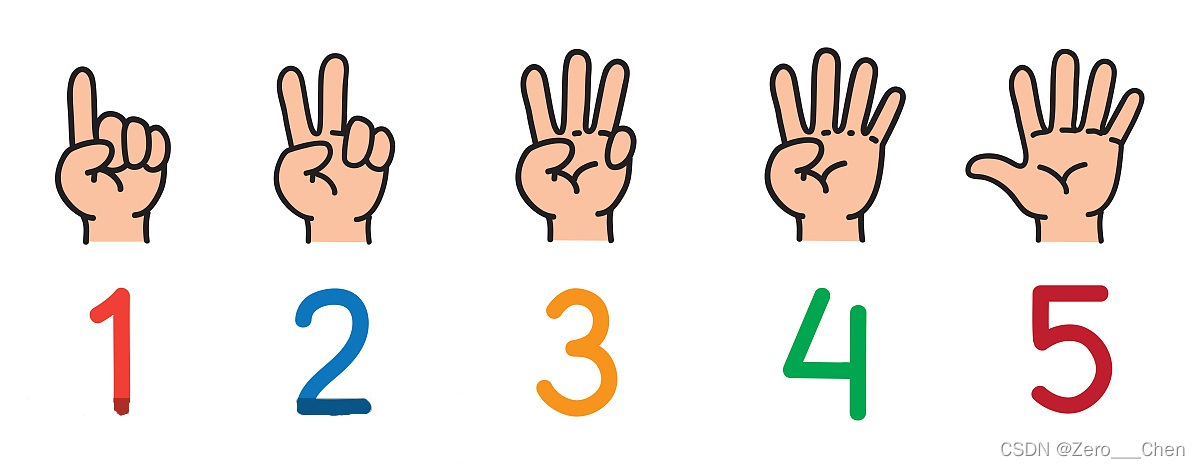
//> input picture opencv/imgs/hand.jpg, 1200 x 468 px
$ ./hu_moment_match   (built with g++ and OpenCV 4)
//> lines starting //> are read from the running program, lines starting //| are printed output that depends on the picture; after the words box and inside, x2 and y2 are one past the last pixel; in counts of white or black regions, pixels touching at a corner belong together
#include <iostream>
#include <opencv2/opencv.hpp>

using namespace std;

vector<vector<cv::Point>> findContour(cv::Mat image)
{
    cv::Mat gray;
    cv::cvtColor(image, gray, cv::COLOR_BGR2GRAY);

    cv::Mat thresh;
    cv::threshold(gray, thresh, 0, 255, cv::THRESH_BINARY_INV|cv::THRESH_OTSU);

    vector<vector<cv::Point>> contours;
    cv::findContours(thresh, contours, cv::RETR_EXTERNAL, cv::CHAIN_APPROX_NONE);
    vector<vector<cv::Point>> effectConts;
    for (int i = 0; i < contours.size(); i++)
    {
        double area = cv::contourArea(contours[i]);

        if (area > 1000)
        {
            effectConts.push_back(contours[i]);
        }
    }
    return effectConts;
}

int main()
{
    string src_file = "../imgs/hand.jpg";
    string test_file = "../imgs/hand_test.jpg";
    string dst_file = "../imgs/hand_result.jpg";

    cv::Mat src = cv::imread(src_file);
//> src is the input picture: 468 rows x 1200 cols, CV_8UC3; mean B, G, R 228.7, 232.8, 239.2
    cv::Mat test = cv::imread(test_file);
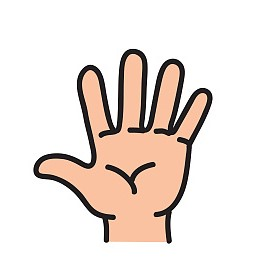
//> input picture opencv/imgs/hand_test.jpg, 268 x 260 px
//> test is the input picture: 260 rows x 268 cols, CV_8UC3; mean B, G, R 219.2, 225.2, 235.7

    if (src.empty() || test.empty())
    {
        cout << "No image!" << endl;
        return 0;
    }

    vector<vector<cv::Point>> src_contours;
    vector<vector<cv::Point>> test_contours;

    src_contours = findContour(src);
//> in findContour, `cv::cvtColor(image, gray, cv::COLOR_BGR2GRAY);`:
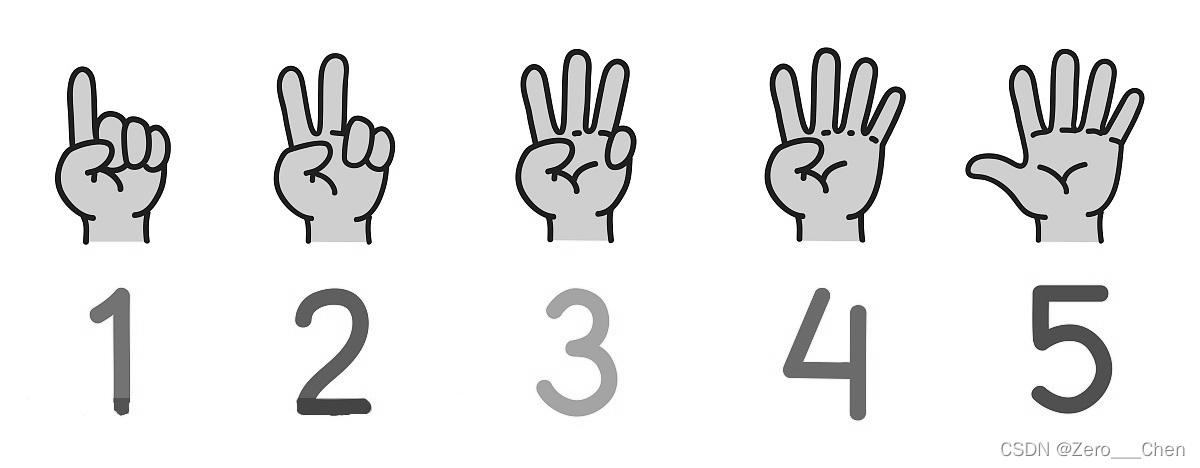
//> gray: 468 rows x 1200 cols, CV_8UC1; min 0, max 255, mean 234.3
//> in findContour, `cv::threshold(gray, thresh, 0, 255, cv::THRESH_BINARY_INV|cv::THRESH_O..`:
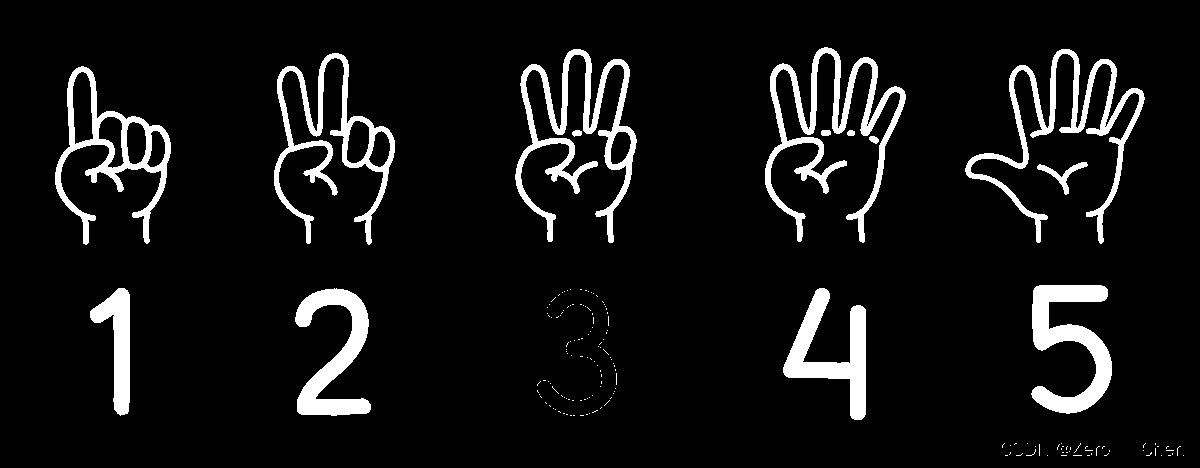
//> thresh: 468 rows x 1200 cols, CV_8UC1; 7.6% white; 165 white regions (151 under 20 px)
//> in findContour, `cv::findContours(thresh, contours, cv::RETR_EXTERNAL, cv::CHAIN_APPROX..`: contours = 165 contours, 151 with area under 20; largest, box (x1, y1, x2, y2) and area: (55, 66, 171, 245) 6900, (515, 49, 637, 243) 5354, (274, 53, 395, 245) 5222, (765, 47, 906, 243) 5006, (1031, 285, 1112, 414) 4506
//> the loop in findContour, `for (int i = 0; i < contours.size(); i++)` made 165 passes
//> area on passes 152 to 154: 3864, 3938, 2270.5
//> src_contours = 9 contours; largest, box (x1, y1, x2, y2) and area: (55, 66, 171, 245) 6900, (515, 49, 637, 243) 5354, (274, 53, 395, 245) 5222, (765, 47, 906, 243) 5006, (1031, 285, 1112, 414) 4506
    test_contours = findContour(test);
//> in findContour (call 2), `cv::cvtColor(image, gray, cv::COLOR_BGR2GRAY);`:
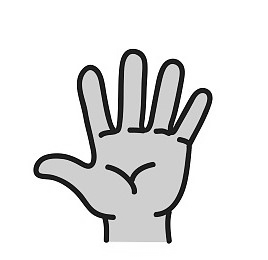
//> gray: 260 rows x 268 cols, CV_8UC1; min 0, max 255, mean 227.7
//> in findContour (call 2), `cv::threshold(gray, thresh, 0, 255, cv::THRESH_BINARY_INV|cv::THRESH_O..`:
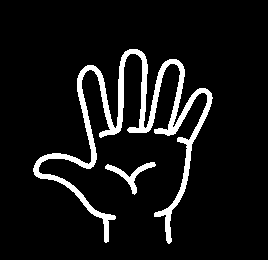
//> thresh: 260 rows x 268 cols, CV_8UC1; 8.1% white; 2 white regions
//> in findContour (call 2), `cv::findContours(thresh, contours, cv::RETR_EXTERNAL, cv::CHAIN_APPROX..`: contours = 2 contours; box (x1, y1, x2, y2) and area: (33, 49, 213, 244) 4335, (105, 162, 156, 195) 318
//> the loop in findContour (call 2), `for (int i = 0; i < contours.size(); i++)` made 2 passes
//> area on passes 1 to 2: 317.5, 4335
//> test_contours = 1 contour; box (x1, y1, x2, y2) and area: (33, 49, 213, 244) 4335

    cv::Moments m_test = cv::moments(test_contours[0]);
//> m_test = moments, m00 4335, centre m10/m00, m01/m00 = (132.4, 129.5)
    cv::Mat hu_test;
    cv::HuMoments(m_test, hu_test);
//> hu_test = [1, 0.0374, 0.0023, 0.0823, -0.00111, 0.0124, 0.000233]

    double minDis = 1000;
    int minIndex = 0;
    for (int i = 0; i < src_contours.size(); i++)
    {
        cv::Moments m_src = cv::moments(src_contours[i]);
        cv::Mat hu_src;
        cv::HuMoments(m_src, hu_src);

        double dist = cv::matchShapes(hu_test, hu_src, cv::CONTOURS_MATCH_I1, 0);

        if (dist < minDis)
        {
            minDis = dist;
            minIndex = i;
        }
    }
//> this loop made 9 passes
//> (hu_src, dist, minDis) on pass 3: ([0.598, 0.295, 0.0351, 0.019, 0.000484, 0.0101, -7.66e-05], 11.2, 11.2)
//> (dist, minDis) on passes 1, 2, 7: (23.88, 23.88), (18.42, 18.42), (0.657, 0.657)
//> after the loop, minDis = 0.657; minIndex = 6

    cv::drawContours(src, src_contours, minIndex, cv::Scalar(0, 255, 0), 2);

    cv::Rect rect = cv::boundingRect(src_contours[minIndex]);
//> rect = Rect(965, 49, 180, 195)

    cv::rectangle(src, rect, cv::Scalar(0, 0, 255), 2);
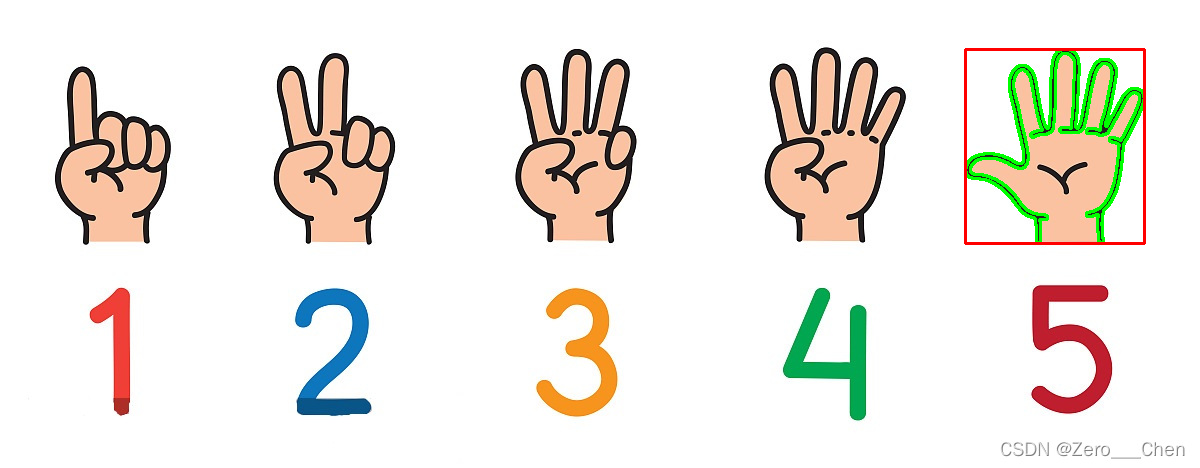
//> src: 468 rows x 1200 cols, CV_8UC3; mean B, G, R 226.6, 233.6, 238

    cv::imwrite(dst_file, src);

    return 0;
}
